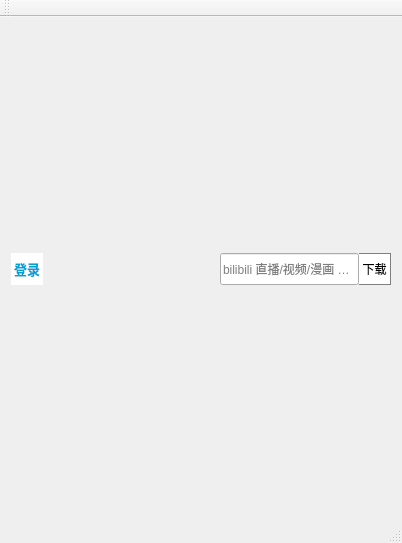
<?xml version="1.0" encoding="UTF-8"?>
<ui version="4.0">
 <class>uiFitClass</class>
 <widget class="QMainWindow" name="uiFitClass">
  <property name="geometry">
   <rect>
    <x>0</x>
    <y>0</y>
    <width>402</width>
    <height>543</height>
   </rect>
  </property>
  <property name="windowTitle">
   <string>uiFit</string>
  </property>
  <widget class="QWidget" name="centralWidget">
   <layout class="QVBoxLayout" name="verticalLayout">
    <item>
     <layout class="QHBoxLayout" name="horizontalLayout_2">
      <item>
       <widget class="QToolButton" name="toolButton">
        <property name="sizePolicy">
         <sizepolicy hsizetype="Fixed" vsizetype="Fixed">
          <horstretch>0</horstretch>
          <verstretch>0</verstretch>
         </sizepolicy>
        </property>
        <property name="minimumSize">
         <size>
          <width>32</width>
          <height>32</height>
         </size>
        </property>
        <property name="maximumSize">
         <size>
          <width>32</width>
          <height>32</height>
         </size>
        </property>
        <property name="baseSize">
         <size>
          <width>0</width>
          <height>0</height>
         </size>
        </property>
        <property name="font">
         <font>
          <pointsize>10</pointsize>
          <weight>75</weight>
          <bold>true</bold>
         </font>
        </property>
        <property name="cursor">
         <cursorShape>PointingHandCursor</cursorShape>
        </property>
        <property name="styleSheet">
         <string notr="true"> QToolButton {
            color: #00a1d6;
            background-color: white;
            border: none;
        }
        QToolButton::menu-indicator { image: none; }</string>
        </property>
        <property name="text">
         <string>登录</string>
        </property>
        <property name="iconSize">
         <size>
          <width>32</width>
          <height>32</height>
         </size>
        </property>
        <property name="popupMode">
         <enum>QToolButton::InstantPopup</enum>
        </property>
       </widget>
      </item>
      <item>
       <spacer name="horizontalSpacer">
        <property name="orientation">
         <enum>Qt::Horizontal</enum>
        </property>
        <property name="sizeHint" stdset="0">
         <size>
          <width>40</width>
          <height>20</height>
         </size>
        </property>
       </spacer>
      </item>
      <item>
       <layout class="QHBoxLayout" name="horizontalLayout">
        <property name="spacing">
         <number>0</number>
        </property>
        <item>
         <widget class="QLineEdit" name="lineEdit">
          <property name="minimumSize">
           <size>
            <width>0</width>
            <height>32</height>
           </size>
          </property>
          <property name="toolTip">
           <string>下载</string>
          </property>
          <property name="placeholderText">
           <string>bilibili 直播/视频/漫画 URL</string>
          </property>
          <property name="clearButtonEnabled">
           <bool>true</bool>
          </property>
         </widget>
        </item>
        <item>
         <widget class="QPushButton" name="pushButton_2">
          <property name="minimumSize">
           <size>
            <width>32</width>
            <height>32</height>
           </size>
          </property>
          <property name="styleSheet">
           <string notr="true">QPushButton{border:1px solid gray; border-left:0px; background-color:white;}
QPushButton:hover{background-color:rgb(229,229,229);}
QPushButton:pressed{background-color:rgb(204,204,204);}</string>
          </property>
          <property name="text">
           <string>下载</string>
          </property>
         </widget>
        </item>
       </layout>
      </item>
     </layout>
    </item>
   </layout>
  </widget>
  <widget class="QMenuBar" name="menuBar">
   <property name="geometry">
    <rect>
     <x>0</x>
     <y>0</y>
     <width>402</width>
     <height>23</height>
    </rect>
   </property>
  </widget>
  <widget class="QToolBar" name="mainToolBar">
   <attribute name="toolBarArea">
    <enum>TopToolBarArea</enum>
   </attribute>
   <attribute name="toolBarBreak">
    <bool>false</bool>
   </attribute>
  </widget>
  <widget class="QStatusBar" name="statusBar"/>
 </widget>
 <layoutdefault spacing="6" margin="11"/>
 <resources>
  <include location="uiFit.qrc"/>
 </resources>
 <connections/>
</ui>
